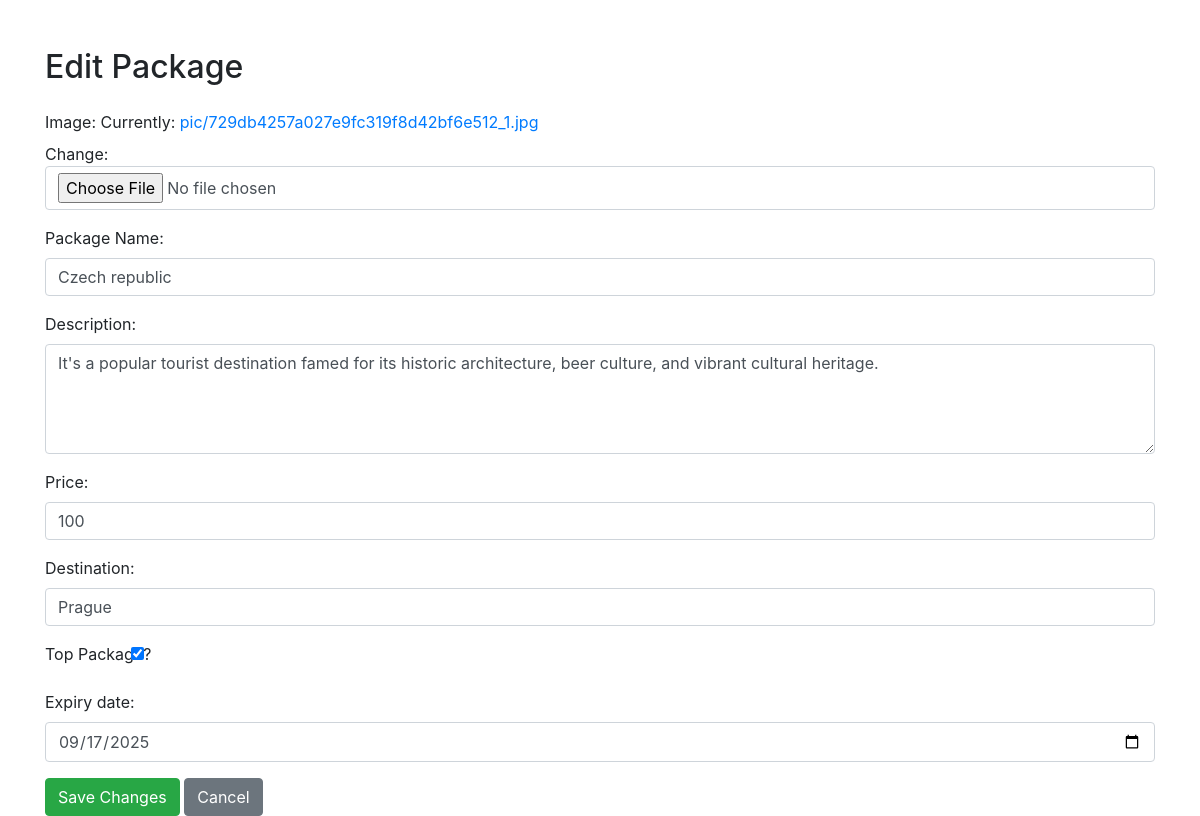
Page /edit-package/19/ (signed in) on the committed database.
### trip/models.py (models this page shows, shortened)
class Package(models.Model):
    img = models.ImageField(upload_to='pic/')
    vendor = models.ForeignKey(User, on_delete=models.CASCADE, related_name='trip_packages')
    name = models.CharField(max_length=255)
    desc = models.TextField()
    price = models.PositiveIntegerField()
    destination = models.CharField(max_length=100)
    is_top = models.BooleanField(default=False)
    expiry_date = models.DateField(null=True, blank=True)
    is_approved = models.BooleanField(default=False)
    objects = PackageManager()

### trip/views.py (the view)
# urls.py: path('edit-package/<int:package_id>/', views.edit_package, name='edit_package'),
@login_required
def edit_package(request, package_id):
    package = get_object_or_404(Package, id=package_id)
    if package.vendor != request.user:
        messages.error(request, "You are not allowed to edit this package.")
        return redirect('vendor_dashboard')
    if request.method == 'POST':
        form = PackageForm(request.POST, request.FILES, instance=package)
        if form.is_valid():
            form.save()
            messages.success(request, "Package updated successfully.")
            return redirect('vendor_dashboard')
    else:
        form = PackageForm(instance=package)
    return render(request, 'edit_package.html', {'form': form})

### trip/forms.py
class PackageForm(forms.ModelForm):
    class Meta:
        model = Package
        fields = ['img', 'name', 'desc', 'price', 'destination', 'is_top', 'expiry_date']  # removed 'is_approved' and 'vendor'
        widgets = {
            'name': forms.TextInput(attrs={'class': 'form-control'}),
            'price': forms.NumberInput(attrs={'class': 'form-control'}),
            'desc': forms.Textarea(attrs={'class': 'form-control', 'rows': 4}),
            'destination': forms.TextInput(attrs={'class': 'form-control'}),
            'img': forms.ClearableFileInput(attrs={'class': 'form-control'}),
            'is_top': forms.CheckboxInput(attrs={'class': 'form-check-input'}),
            'expiry_date': forms.DateInput(attrs={'type': 'date', 'class': 'form-control'}),
        }
        labels = {
            'name': "Package Name",
            'desc': "Description",
            'destination': "Destination",
            'img': "Image",
            'is_top': "Top Package?",
        }

### trip/templates/edit_package.html (shortened to what this page needs)
{% load static %}
<!DOCTYPE html>
<html lang="en">
<head>
    <link rel="stylesheet" href="{% static 'css/bootstrap.min.css' %}">
</head>
<body>
<div class="container mt-5">
    <h2 class="mb-4">Edit Package</h2>
    <form method="POST" enctype="multipart/form-data">
        {{ form.as_p }}
        <button type="submit" class="btn btn-success">Save Changes</button>
        <a href="{% url 'vendor_dashboard' %}" class="btn btn-secondary">Cancel</a>
    </form>
</div>
</body>
</html>

### rows in the picture
Package: name "Czech republic", desc "It's a popular tourist destination famed for its historic architecture, beer culture, and vibrant cultural heritage.", price "100", destination "Prague", is_top "☑", expiry_date "09/17/2025"
